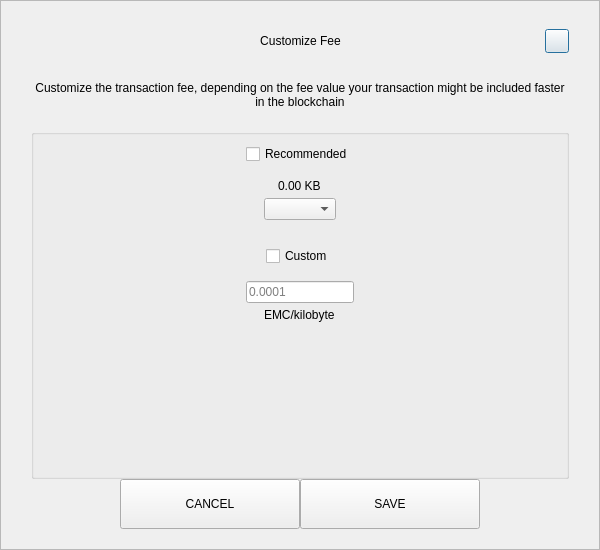
<?xml version="1.0" encoding="UTF-8"?>
<ui version="4.0">
 <class>SendCustomFeeDialog</class>
 <widget class="QDialog" name="SendCustomFeeDialog">
  <property name="geometry">
   <rect>
    <x>0</x>
    <y>0</y>
    <width>600</width>
    <height>550</height>
   </rect>
  </property>
  <property name="windowTitle">
   <string>Form</string>
  </property>
  <layout class="QVBoxLayout" name="verticalLayout_3">
   <property name="spacing">
    <number>0</number>
   </property>
   <property name="leftMargin">
    <number>0</number>
   </property>
   <property name="topMargin">
    <number>0</number>
   </property>
   <property name="rightMargin">
    <number>0</number>
   </property>
   <property name="bottomMargin">
    <number>0</number>
   </property>
   <item>
    <widget class="QFrame" name="frame">
     <property name="styleSheet">
      <string notr="true"/>
     </property>
     <property name="frameShape">
      <enum>QFrame::StyledPanel</enum>
     </property>
     <property name="frameShadow">
      <enum>QFrame::Raised</enum>
     </property>
     <layout class="QVBoxLayout" name="verticalLayout_2">
      <property name="spacing">
       <number>0</number>
      </property>
      <property name="leftMargin">
       <number>30</number>
      </property>
      <property name="topMargin">
       <number>20</number>
      </property>
      <property name="rightMargin">
       <number>30</number>
      </property>
      <property name="bottomMargin">
       <number>20</number>
      </property>
      <item>
       <layout class="QHBoxLayout" name="horizontalLayout_3">
        <property name="spacing">
         <number>0</number>
        </property>
        <item>
         <spacer name="horizontalSpacer_21">
          <property name="orientation">
           <enum>Qt::Horizontal</enum>
          </property>
          <property name="sizeHint" stdset="0">
           <size>
            <width>40</width>
            <height>20</height>
           </size>
          </property>
         </spacer>
        </item>
        <item>
         <widget class="QLabel" name="labelTitle">
          <property name="minimumSize">
           <size>
            <width>0</width>
            <height>40</height>
           </size>
          </property>
          <property name="maximumSize">
           <size>
            <width>16777215</width>
            <height>40</height>
           </size>
          </property>
          <property name="styleSheet">
           <string notr="true">padding-left:24px;</string>
          </property>
          <property name="text">
           <string>Customize Fee</string>
          </property>
          <property name="alignment">
           <set>Qt::AlignCenter</set>
          </property>
          <property name="margin">
           <number>7</number>
          </property>
         </widget>
        </item>
        <item>
         <spacer name="horizontalSpacer">
          <property name="orientation">
           <enum>Qt::Horizontal</enum>
          </property>
          <property name="sizeHint" stdset="0">
           <size>
            <width>40</width>
            <height>20</height>
           </size>
          </property>
         </spacer>
        </item>
        <item>
         <widget class="QPushButton" name="btnEsc">
          <property name="minimumSize">
           <size>
            <width>24</width>
            <height>24</height>
           </size>
          </property>
          <property name="maximumSize">
           <size>
            <width>24</width>
            <height>24</height>
           </size>
          </property>
          <property name="text">
           <string/>
          </property>
         </widget>
        </item>
       </layout>
      </item>
      <item>
       <spacer name="verticalSpacer_2">
        <property name="orientation">
         <enum>Qt::Vertical</enum>
        </property>
        <property name="sizeType">
         <enum>QSizePolicy::Fixed</enum>
        </property>
        <property name="sizeHint" stdset="0">
         <size>
          <width>20</width>
          <height>20</height>
         </size>
        </property>
       </spacer>
      </item>
      <item>
       <widget class="QLabel" name="labelMessage">
        <property name="text">
         <string>Customize the transaction fee, depending on the fee value your transaction might be included faster in the blockchain</string>
        </property>
        <property name="alignment">
         <set>Qt::AlignCenter</set>
        </property>
        <property name="wordWrap">
         <bool>true</bool>
        </property>
       </widget>
      </item>
      <item>
       <spacer name="verticalSpacer_3">
        <property name="orientation">
         <enum>Qt::Vertical</enum>
        </property>
        <property name="sizeType">
         <enum>QSizePolicy::Fixed</enum>
        </property>
        <property name="sizeHint" stdset="0">
         <size>
          <width>20</width>
          <height>20</height>
         </size>
        </property>
       </spacer>
      </item>
      <item>
       <widget class="QGroupBox" name="groupBox">
        <property name="title">
         <string/>
        </property>
        <layout class="QVBoxLayout" name="verticalLayout">
         <property name="leftMargin">
          <number>12</number>
         </property>
         <property name="rightMargin">
          <number>12</number>
         </property>
         <item>
          <layout class="QVBoxLayout" name="verticalLayout_4">
           <property name="spacing">
            <number>5</number>
           </property>
           <item alignment="Qt::AlignHCenter">
            <widget class="QCheckBox" name="checkBoxRecommended">
             <property name="text">
              <string>Recommended</string>
             </property>
            </widget>
           </item>
           <item>
            <spacer name="verticalSpacer_5">
             <property name="orientation">
              <enum>Qt::Vertical</enum>
             </property>
             <property name="sizeType">
              <enum>QSizePolicy::Fixed</enum>
             </property>
             <property name="sizeHint" stdset="0">
              <size>
               <width>20</width>
               <height>10</height>
              </size>
             </property>
            </spacer>
           </item>
           <item alignment="Qt::AlignHCenter">
            <widget class="QLabel" name="labelFee">
             <property name="text">
              <string>0.00 KB</string>
             </property>
            </widget>
           </item>
           <item alignment="Qt::AlignHCenter">
            <widget class="QComboBox" name="comboBoxRecommended"/>
           </item>
          </layout>
         </item>
         <item>
          <spacer name="verticalSpacer">
           <property name="orientation">
            <enum>Qt::Vertical</enum>
           </property>
           <property name="sizeType">
            <enum>QSizePolicy::Fixed</enum>
           </property>
           <property name="sizeHint" stdset="0">
            <size>
             <width>20</width>
             <height>20</height>
            </size>
           </property>
          </spacer>
         </item>
         <item>
          <layout class="QVBoxLayout" name="verticalLayout_5">
           <property name="spacing">
            <number>5</number>
           </property>
           <item alignment="Qt::AlignHCenter">
            <widget class="QCheckBox" name="checkBoxCustom">
             <property name="text">
              <string>Custom</string>
             </property>
            </widget>
           </item>
           <item>
            <spacer name="verticalSpacer_6">
             <property name="orientation">
              <enum>Qt::Vertical</enum>
             </property>
             <property name="sizeType">
              <enum>QSizePolicy::Fixed</enum>
             </property>
             <property name="sizeHint" stdset="0">
              <size>
               <width>20</width>
               <height>10</height>
              </size>
             </property>
            </spacer>
           </item>
           <item alignment="Qt::AlignHCenter">
            <widget class="QLineEdit" name="lineEditCustomFee">
             <property name="placeholderText">
              <string notr="true">0.0001</string>
             </property>
            </widget>
           </item>
           <item alignment="Qt::AlignHCenter">
            <widget class="QLabel" name="labelCustomFee">
             <property name="text">
              <string>EMC/kilobyte</string>
             </property>
            </widget>
           </item>
          </layout>
         </item>
         <item>
          <spacer name="verticalSpacer_4">
           <property name="orientation">
            <enum>Qt::Vertical</enum>
           </property>
           <property name="sizeHint" stdset="0">
            <size>
             <width>20</width>
             <height>40</height>
            </size>
           </property>
          </spacer>
         </item>
        </layout>
       </widget>
      </item>
      <item>
       <layout class="QHBoxLayout" name="horizontalLayout" stretch="1,2,2,1">
        <item>
         <spacer name="horizontalSpacer1">
          <property name="orientation">
           <enum>Qt::Horizontal</enum>
          </property>
          <property name="sizeHint" stdset="0">
           <size>
            <width>40</width>
            <height>20</height>
           </size>
          </property>
         </spacer>
        </item>
        <item>
         <widget class="QPushButton" name="btnCancel">
          <property name="minimumSize">
           <size>
            <width>180</width>
            <height>50</height>
           </size>
          </property>
          <property name="focusPolicy">
           <enum>Qt::NoFocus</enum>
          </property>
          <property name="text">
           <string>CANCEL</string>
          </property>
         </widget>
        </item>
        <item>
         <widget class="QPushButton" name="btnSave">
          <property name="minimumSize">
           <size>
            <width>180</width>
            <height>50</height>
           </size>
          </property>
          <property name="focusPolicy">
           <enum>Qt::NoFocus</enum>
          </property>
          <property name="text">
           <string>SAVE</string>
          </property>
         </widget>
        </item>
        <item>
         <spacer name="horizontalSpacer_2">
          <property name="orientation">
           <enum>Qt::Horizontal</enum>
          </property>
          <property name="sizeHint" stdset="0">
           <size>
            <width>40</width>
            <height>20</height>
           </size>
          </property>
         </spacer>
        </item>
       </layout>
      </item>
     </layout>
    </widget>
   </item>
  </layout>
 </widget>
 <resources/>
 <connections/>
</ui>
